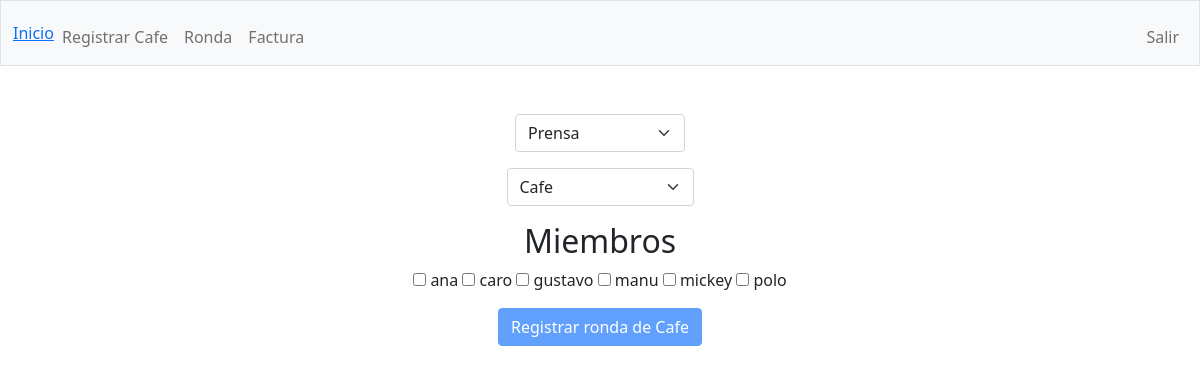
Page /ronda (signed in) on the committed database.
### tables this page shows
CREATE TABLE users (id INTEGER PRIMARY KEY AUTOINCREMENT NOT NULL, username TEXT NOT NULL, hash TEXT NOT NULL);

### app.py (the view)
@app.route("/ronda", methods=["GET", "POST"])
@login_required
def ronda():
    db_miembros = db.execute("SELECT username FROM users");
    miembros = [entry["username"] for entry in db_miembros]
    prensas = db.execute("SELECT username, capacity, owner_id, prensas.id AS prensa_id FROM users JOIN prensas ON prensas.owner_id = users.id ORDER BY prensas.id")
    bolsas = db.execute("SELECT * FROM bolsas ORDER BY id")
    if request.method=="POST":
        prensa = int( request.form.get("prensa"))
        bolsa = int( request.form.get("bolsa") )
        tomadores=[]
        for miembro in miembros:
            if request.form.get(miembro, default=False, type=bool):
                tomadores.append(miembro)
        if len(tomadores) == 0:
            return apology("Tiene que escoger almenos un miembro!")
        costo = price(len(tomadores), prensas[prensa-1]["capacity"], bolsas[bolsa-1]["price"], bolsas[bolsa-1]["grams"])
        db.execute("INSERT INTO rondas (prensa_id, bolsa_id, cost, date) VALUES (?,?,?,?) ", prensa, bolsa, costo, datetime.datetime.now())
        ronda_id = db.execute("SELECT COUNT(*) from rondas")[0]["COUNT(*)"]
        for miembro in miembros:
            db.execute("INSERT INTO incidencias (ronda_id, user_id) VALUES (?,?) ", ronda_id, idn(miembro))
        return redirect("/")
    else:
        return render_template("ronda.html", prensas = prensas, bolsas = bolsas, miembros = miembros)

### app.py (called while the page is built)
@app.after_request
def after_request(response):
    response.headers["Cache-Control"] = "no-cache, no-store, must-revalidate"
    response.headers["Expires"] = 0
    response.headers["Pragma"] = "no-cache"
    return response

### helpers.py (called while the page is built)
def login_required(f):
    @wraps(f)
    def decorated_function(*args, **kwargs):
        if session.get("user_id") is None:
            return redirect("/login")
        return f(*args, **kwargs)
    return decorated_function

### templates/ronda.html (shortened to what this page needs)
{% extends "layout.html" %}
{% block main %}
	<form action="/ronda" method="post">
    <div class="mb-3">
        <select class="form-select mx-auto w-auto" id="prensa" name="prensa">
            <option disabled selected value="" >Prensa</option>
        </select>
    </div>
    <div class="mb-3">
        <select class="form-select mx-auto w-auto" id="bolsa" name="bolsa">
            <option disabled selected value="" >Cafe</option>
        </select>
    </div>
	<h2> Miembros </h2>
    <div class="mb-3">
    {% for miembro in miembros%}
		<input class="check-input" type="checkbox" value="{{miembro}}" name="{{miembro}}" >
		<label class="check-label" >
			{{miembro}}
		</label>
    {% endfor %}
	</div>
    <button class="btn btn-primary" id="register" type="submit" disabled> Registrar ronda de Cafe </button>
	</form>
{% endblock %}

### static/styles.css (style rules this page uses)
.check-input { flex: none; }
.check-label { flex: none; }

### rows in the picture
users: username "ana"
users: username "caro"
users: username "gustavo"
users: username "manu"
users: username "mickey"
users: username "polo"
